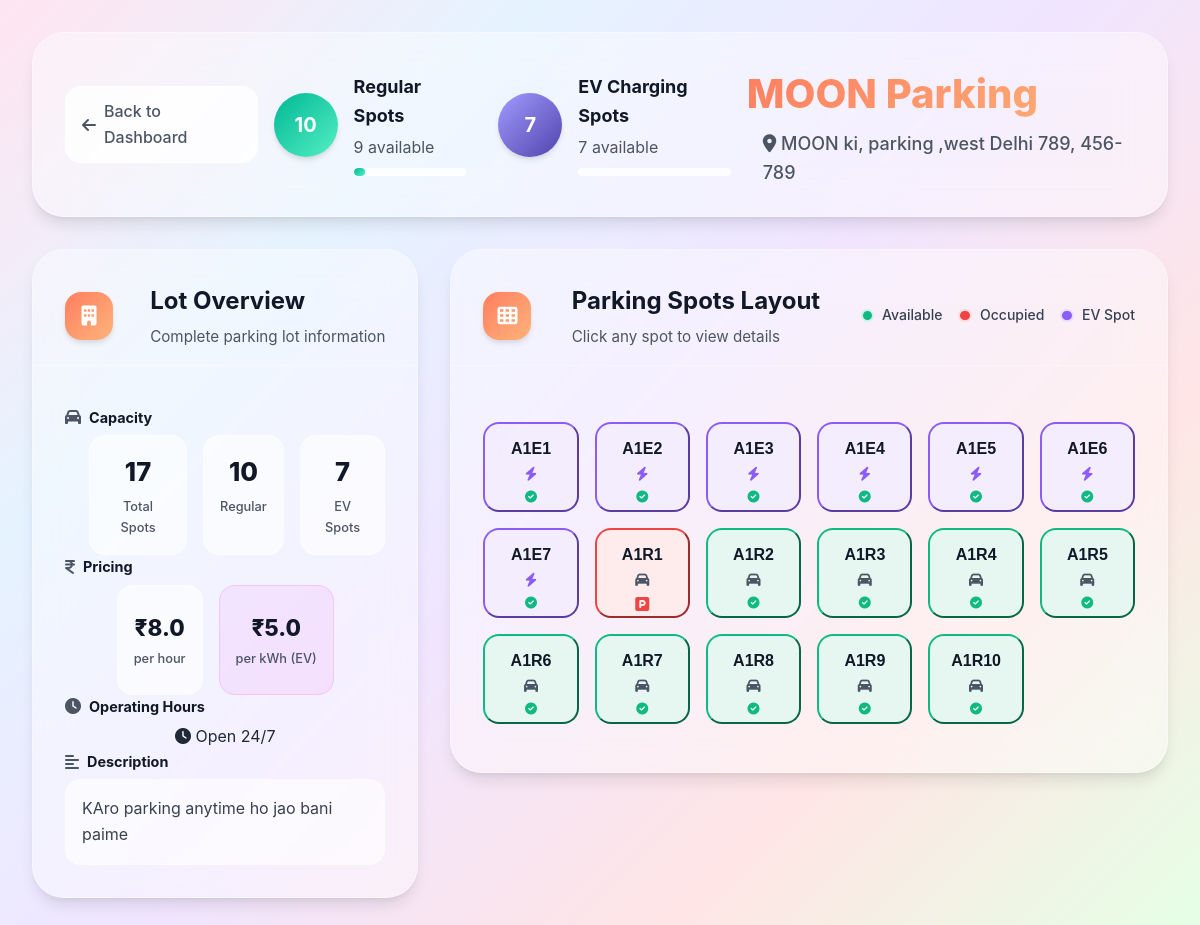
Page /view_details?lot_id=1 (signed in) on the earlier database version.
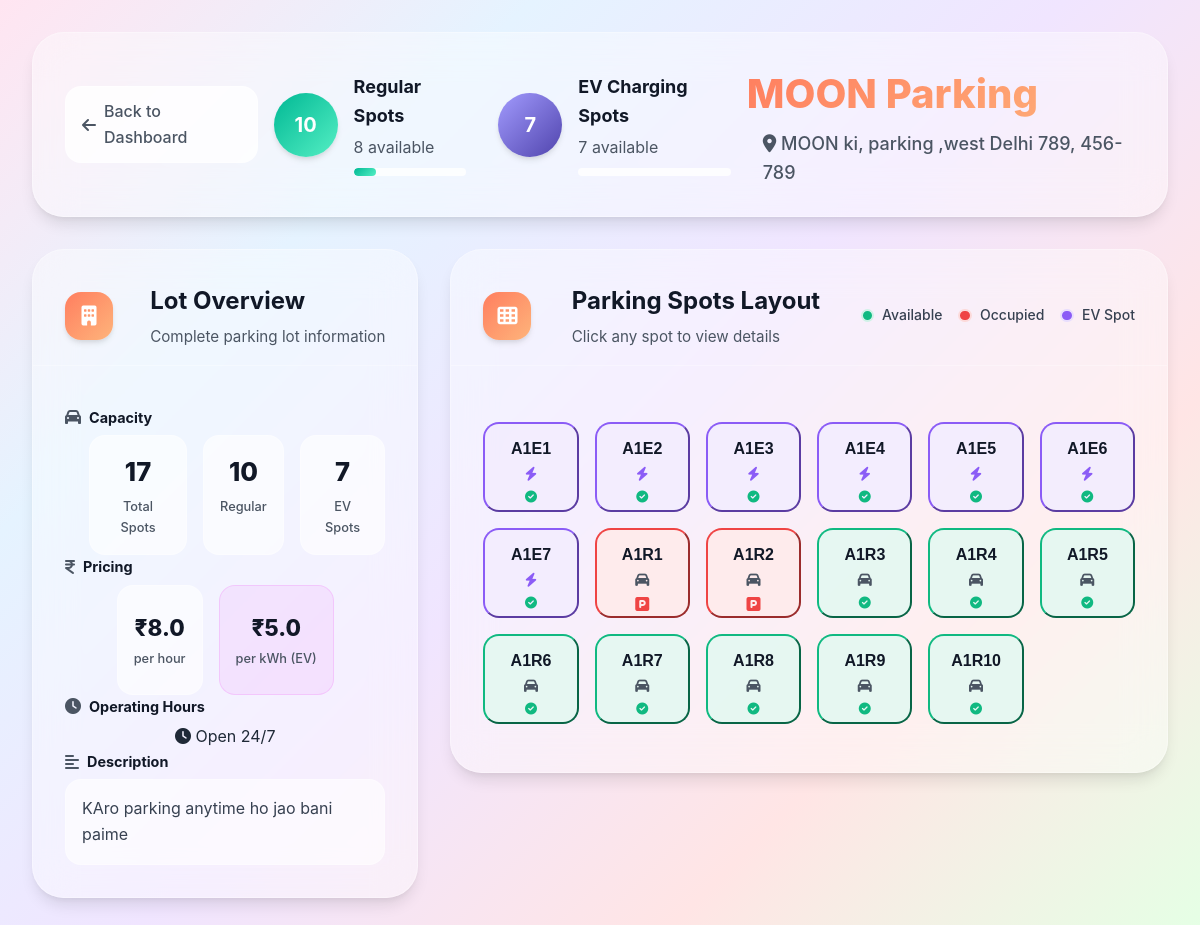
Same page on the later database version.
### models/parking_lot.py (models this page shows, shortened)
class ParkingLot(db.Model):
    __tablename__ = 'parking_lots'
    id = db.Column(db.Integer, primary_key=True)
    name= db.Column(db.String(80), unique=True, nullable=False)
    address = db.Column(db.String(200), nullable=False)
    pincode = db.Column(db.String(10), nullable=False)
    hourly_rate = db.Column(db.Float, nullable=False)
    total_spots = db.Column(db.Integer, nullable=False)
    occupied_regular_spots = db.Column(db.Integer, default=0)
    occupied_ev_spots = db.Column(db.Integer, default=0)
    ev_spots = db.Column(db.Integer, default=0)
    ev_charging_rate = db.Column(db.Float, nullable=True)
    opening_time = db.Column(db.String(10), nullable=True)
    closing_time = db.Column(db.String(10), nullable=True)
    is_24_hours = db.Column(db.Boolean, default=False)
    description = db.Column(db.String(200), nullable=True)

### models/parking_spot.py (models this page shows, shortened)
class ParkingSpot(db.Model):
    __tablename__ = 'parking_spots'
    id=db.Column(db.Integer, primary_key=True)
    lot_id=db.Column(db.Integer, db.ForeignKey('parking_lots.id'), nullable=False)
    spot_number=db.Column(db.String(50), nullable=False)
    is_ev_spot=db.Column(db.Boolean, default=False)
    status=db.Column(db.String(50), default='available')

### routes/parking.py (the view)
@parking_bp.route('/view_details',methods=['POST','GET'])
@login_required
@admin_required
def view_details():
    lot_id=request.args.get('lot_id')
    spot_id=request.args.get('spot_id')
    spot=ParkingSpot.query.get(spot_id)
    booking=Booking.query.filter_by(spot_id=spot_id).first()
    end_time=None
    user=None
    vehicle=None
    if booking:
        user=User.query.get(booking.user_id)
        vehicle=Vehicle.query.get(booking.vehicle_id)
        end_time=booking.start_time + timedelta(hours=booking.duration)
    if request.method=='POST':
        lot_id=request.form.get('lot_id')
    lot=ParkingLot.query.get(lot_id)
    spots=ParkingSpot.query.filter_by(lot_id=lot_id)
    return render_template('parking_lot_details.html',lot=lot,spots=spots,spot=spot,user=user,vehicle=vehicle,end_time=end_time,booking=booking)

### Templates/parking_lot_details.html (shortened to what the changed rows need)
{%extends "base.html" %}
{%block style%}
<link rel="stylesheet" href="{{url_for('static',filename='css/parking_lot_details.css')}}">
<link rel="stylesheet" href="{{url_for('static',filename='css/modal.css')}}">
{%endblock%}
{% block content %}
    <div class="page-container" data-has-spot="{{ 'true' if spot else 'false'}}" data-is-booked="{{'true' if booking else 'false'}}">
        <div class="header-div bg">
            <div class="status-item">
                <div class="status-circle regular">
                    <div class="circle-content">
                        <span class="total-count">{{lot.total_spots}}</span>
                    </div>
                </div>
                <div class="status-info">
                    <h4>Regular Spots</h4>
                    <p>{{lot.total_spots - lot.occupied_regular_spots}} available</p>
                    <div class="occupancy-bar">
                        <div class="occupancy-fill" style="width: {{(lot.occupied_regular_spots / lot.total_spots * 100) if lot.total_spots > 0 else 0}}%"></div>
                    </div>
                </div>
            </div>
            {% if lot.ev_spots > 0 %}
                <div class="status-item">
                    <div class="status-circle ev">
                        <div class="circle-content">
                            <span class="total-count">{{lot.ev_spots}}</span>
                        </div>
                    </div>
                    <div class="status-info">
                        <h4>EV Charging Spots</h4>
                        <p>{{lot.ev_spots - lot.occupied_ev_spots}} available</p>
                        <div class="occupancy-bar">
                        </div>
                    </div>
                </div>
            {% endif %}
            <div class="page-title">
                <h1>{{lot.name}}</h1>
                <p class="page-p">
                    <i class="fas fa-map-marker-alt"></i>
                    {{lot.address}}, {{lot.pincode if lot.pincode else 'Not specified'}}
                </p>
            </div>
        </div>
        <div class="lot-info">
            <div class="lot-info-left-container">
                <div class="card-info bg ">
                    <div class="card-header">
                        <div class="header-text">
                            <h2>Lot Overview</h2>
                        </div>
                    </div>
                    <div class="card-content">
                        <div class="info-section">
                            <div class="capacity-stats">
                                <div class="capacity-item">
                                    <div class="capacity-number">{{lot.total_spots + lot.ev_spots}}</div>
                                    <div class="capacity-label">Total Spots</div>
                                </div>
                                <div class="capacity-item">
                                    <div class="capacity-number">{{lot.total_spots}}</div>
                                    <div class="capacity-label">Regular</div>
                                </div>
                                <div class="capacity-item">
                                    <div class="capacity-number">{{lot.ev_spots}}</div>
                                    <div class="capacity-label">EV Spots</div>
                                </div>
                            </div>
                        </div>
                        <div class="info-section">
                            <div class="pricing-stats">
                                <div class="pricing-item">
                                    <div class="price-amount">₹{{lot.hourly_rate}}</div>
                                    <div class="price-label">per hour</div>
                                </div>
                                {% if lot.ev_spots > 0 %}
                                <div class="pricing-item ev-pricing">
                                    <div class="price-amount">₹{{lot.ev_charging_rate}}</div>
                                    <div class="price-label">per kWh (EV)</div>
                                </div>
                                {% endif %}
                            </div>
                        </div>
                        {% if lot.description %}
                        <div class="info-section">
                            <h3><i class="fas fa-align-left"></i> Description</h3>
                            <p class="description-text">{{lot.description}}</p>
                        </div>
                        {% endif %}
                    </div>
                </div>
            </div>
            <div class="lot-info-right-container">
                <div class="spots-card bg">
                    <div class="card-header">
                        <div class="header-text">
                            <h2>Parking Spots Layout</h2>
                        </div>
                    </div>
                    <div class="card-content">
                        <div class="spot">
                            {% for spot in spots %}
                            <form action="{{url_for('parking.spot_details')}}" method="POST" class="spot-form">
                                <button type="submit" class="spot-box
                                    {% if spot.status == 'occupied' %}occupied{% else %}available{% endif %}
                                    {% if spot.is_ev_spot %}ev{% endif %}">
                                    <div class="spot-number">{{spot.spot_number}}</div>
                                    <div class="spot-type">
                                        {% if spot.is_ev_spot %}
                                            <i class="fas fa-bolt"></i>
                                        {% else %}
                                            <i class="fas fa-car"></i>
                                        {% endif %}
                                    </div>
                                    <div class="spot-status">
                                        {% if spot.status == 'occupied' %}
                                           <i class="fa-solid fa-square-parking"></i>
                                        {% else %}
                                            <i class="fas fa-check-circle"></i>
                                        {% endif %}
                                    </div>
                                </button>
                            </form>
                            {% endfor %}
                        </div>
                    </div>
                </div>
            </div>
        </div>
    </div>
{%endblock %}

Differences in the rows shown:
changed ParkingLot "MOON Parking": lot.total_spots-lot.occupied_regular_spots "9" → "8"; occupied_regular_spots 1 → 2 (drawn)
changed ParkingSpot (number 9 of 17 on the later page): status "available" → "occupied" (drawn)
